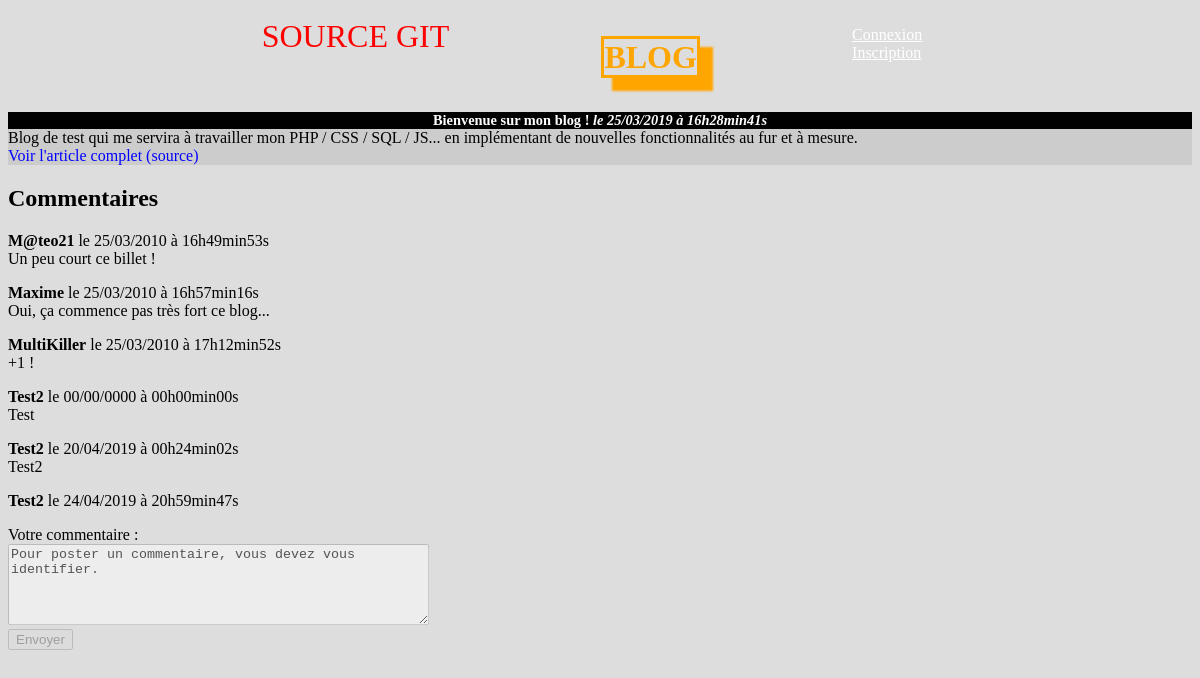
Screenshot of /commentaires.php?id_news=1 with the database file from the repository.
### tables this page shows
CREATE TABLE IF NOT EXISTS `billets` (
  `id` int(11) NOT NULL AUTO_INCREMENT,
  `titre` varchar(255) NOT NULL,
  `contenu` text NOT NULL,
  `date_creation` datetime NOT NULL,
  `source` varchar(255) DEFAULT NULL,
  PRIMARY KEY (`id`)
);

CREATE TABLE IF NOT EXISTS `commentaires` (
  `id` int(11) NOT NULL AUTO_INCREMENT,
  `id_billet` int(11) NOT NULL,
  `auteur` varchar(255) NOT NULL,
  `commentaire` text NOT NULL,
  `date_commentaire` datetime NOT NULL,
  PRIMARY KEY (`id`)
);

### verif_session.php (called while the page is built, shortened)
<?php
function verif_session()
{
  $reponse = 0;
  return $reponse;
}
?>

### commentaires.php (the view, shortened to what this page needs)
<?php session_start();
require('verif_session.php');
?>
<!doctype html>
<html>
<head>
    <link rel="stylesheet" href="style.css">
</head>
<?php
require('connexion_bdd.php');
require('afficher_billets.php');
?>
<header>
  <?php include('html_parts/header.php');?>
</header>
<?php
try {
  if ($_GET['id_news'])
  {
    $id_news = htmlspecialchars($_GET['id_news']);
  }
  else {
    throw new Exception('Erreur : numéro de billet invalide.');
  }
} catch (Exception $e) {
  exit($e->getMessage());
}
try {
  $req = $db_session->prepare('
  SELECT id, titre, contenu, source,
  DATE_FORMAT(date_creation, "%d/%m/%Y") AS date_jour,
  DATE_FORMAT(date_creation, "%Hh%imin%ss") AS date_heure
  FROM billets
  WHERE id = ?'
  );
  $req->execute(array($id_news));
} catch (Exception $e) {
  exit('Erreur d\'exécution de la requête SQL. <br/>
  Message :<br/>' .
  $e->getMessage());
}
?><section><?php
afficher_billets($req);?>
</section><?php
try {
  $req2 = $db_session->prepare('
  SELECT auteur, commentaire,
  DATE_FORMAT(date_commentaire, "%d/%m/%Y") AS date_jour,
  DATE_FORMAT(date_commentaire, "%Hh%imin%ss") AS date_heure
  FROM commentaires
  WHERE id_billet = ?'
  );
  $req2->execute(array($id_news));
} catch (Exception $e) {
  exit('Erreur d\'exécution de la requête SQL. <br/>
  Message :<br/>' .
  $e->getMessage());
}
?>
<h2>Commentaires</h2>
<?php
$rows = $req2->fetchAll();
if (count($rows) == 0)
{
  echo("Erreur: numéro de billet invalide.");
}
else
{
  ?><aside><?php
  foreach ($rows as $row)
  {
    ?><p><?php
        echo '<b>' . htmlspecialchars($row['auteur']) .
        '</b> le ' . $row['date_jour']
        . ' à ' . $row['date_heure']
        . "<br />";
        echo htmlspecialchars($row['commentaire']) . "\n\n\n\n";
        ?>
    </p>
    <?php
  }
  ?></aside><?php
}
?>
<form action="commentaires_post.php" method="post">
  <p>
    <label for="commentaire">Votre commentaire :</label></br>
    <textarea name="commentaire" id="commentaire" rows="5" cols="50" <?php
      if (!verif_session()) { echo "disabled>Pour poster un commentaire, vous devez vous identifier."; }
      else { echo ">"; }
    ?></textarea><br />
    <input type="submit" value="Envoyer" <?php
      if (!verif_session()) { echo "disabled"; } ?>/>
  </p>

### afficher_billets.php
<?php
function afficher_billets($req, $pageAccueil=0)
{
  while ($billet = $req->fetch()) {
    $contenu_news = htmlspecialchars($billet['contenu']);
    $id_news = htmlspecialchars($billet['id']);
    if (!$pageAccueil)
    {
      $source = htmlspecialchars($billet['source']);
    }?>
    <article>
      <div class="news">
        <h3>
          <?php if ($pageAccueil)
          {
            $titre_billet = htmlspecialchars($billet['titre']);
            echo '<a href="commentaires.php?id_news=' . $id_news . ' ">' . $titre_billet . '</a>';
          }
          else
          {
            echo htmlspecialchars($billet['titre']);
          }
          echo "<i> le " . htmlspecialchars($billet['date_jour'])
          . ' à ' . htmlspecialchars($billet['date_heure'])
          . "</i><br />"; ?>
        </h3>
        <p>
          <?php
            if ($pageAccueil)
            {
              if (strlen($contenu_news) > 300)
              {
                echo substr($contenu_news, 0, 300) . "..." . "<br />";
              }
              else
              {
                echo $contenu_news . "<br />";
              }
            }
            else
            {
              echo htmlspecialchars($billet['contenu']) . "<br />";
            }
            if ($pageAccueil)
            {
              echo '<a href="commentaires.php?id_news=' . $id_news . ' ">Commentaires</a>';
            }
            else
            {
              echo '<a href="' . $source . '">Voir l\'article complet (source)</a>';
            }
          ?>
        </p>
      </div>
    </article>
    <?php
  }
}
?>

### style.css (style rules this page uses)
h1, h3 { text-align:center; }
.news h3 { background-color: black; color: white; font-size: 0.9em; margin-bottom: 0px; }
.news p { background-color:#CCCCCC; margin-top:0px; }
.news a { text-decoration: none; color: blue; }

### rows the page displays
billets: titre "Bienvenue sur mon blog !", date_jour "25/03/2019", date_heure "16h28min41s", contenu "Blog de test qui me servira à travailler mon PHP / CSS / SQL / JS... en implémentant de nouvelles fonctionnalités au fur et à mesure."
commentaires: auteur "M@teo21", date_jour "25/03/2010", date_heure "16h49min53s", commentaire "Un peu court ce billet !"
commentaires: auteur "Maxime", date_jour "25/03/2010", date_heure "16h57min16s", commentaire "Oui, ça commence pas très fort ce blog..."
commentaires: auteur "MultiKiller", date_jour "25/03/2010", date_heure "17h12min52s", commentaire "+1 !"
commentaires: auteur "Test2", date_jour "00/00/0000", date_heure "00h00min00s", commentaire "Test"
commentaires: auteur "Test2", date_jour "20/04/2019", date_heure "00h24min02s", commentaire "Test2"
commentaires: auteur "Test2", date_jour "24/04/2019", date_heure "20h59min47s"
